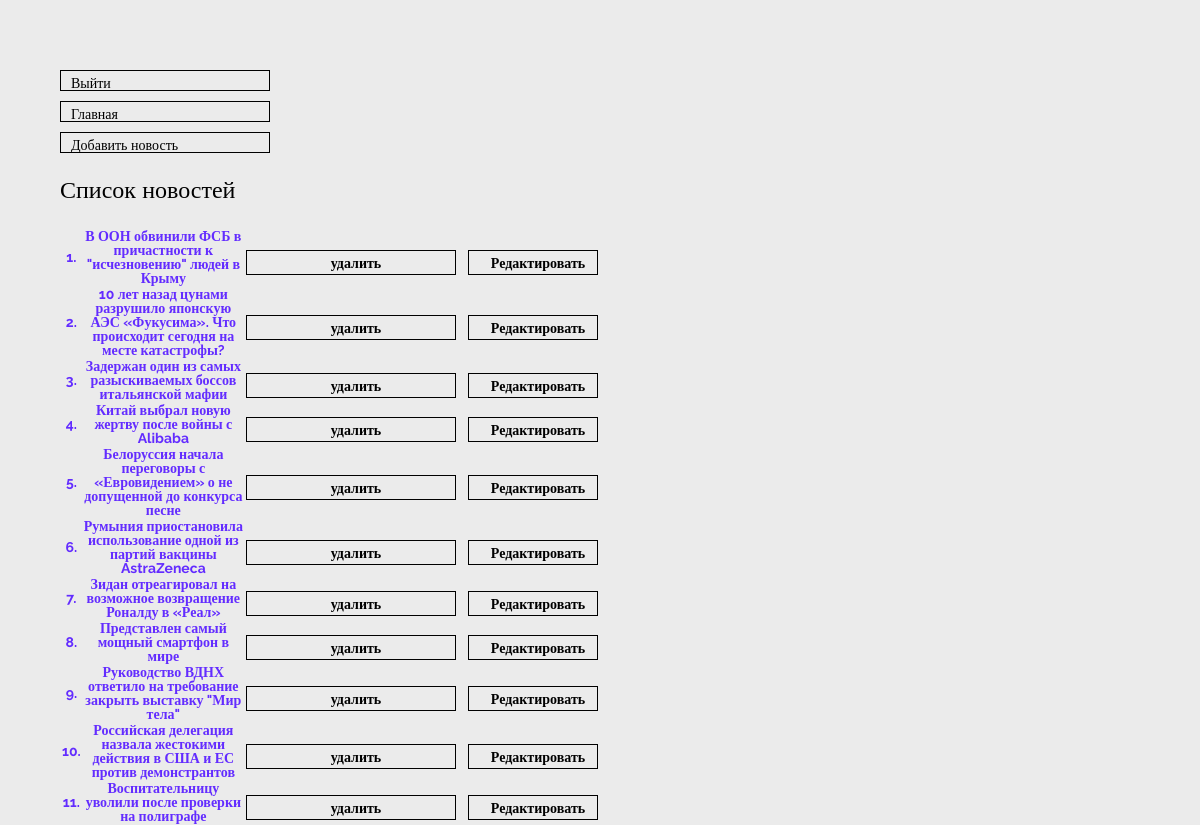
The app's page /admin.php with its own data.
### tables this page shows
CREATE TABLE `news` (
  `news_id` int(10) UNSIGNED NOT NULL,
  `category` int(11) NOT NULL,
  `heading` varchar(255) NOT NULL,
  `img` text NOT NULL,
  `text` text NOT NULL,
  `date` date NOT NULL
);

### admin.php (the view, shortened to what this page needs)
<!DOCTYPE html>
<html lang="ru">
<head>
    <link rel="stylesheet" href="css/style.css" />
    <link rel="stylesheet" href="css/admin.css" />
</head>
<body>
<div class="wrapper">
    <a href="exit.php">Выйти</a>
    <a href="index.php">Главная</a>
    <a href="add_news.php">Добавить новость</a>
    <h1>Список новостей</h1>
    <table style="border: 0px">
    <?php
    require 'link.php';
    $news = $mysql->query("SELECT * FROM `news`");
    for($number = 1;$row=$news->fetch_array();$number++)
    {
        echo "<tr>"."<th>".$number ."."."</th>"."<th>".$row['heading']."</th>"."<th>". '<a style="display: inline-block;" href="?del='.$row['news_id'].'">удалить</a>'."</th>"."<th>". '<a style="display: inline-block;margin-left: 10px; width:130px;" href="update_news.php?news_id='.$row['news_id'].'&heading='.$row['heading'].'">Редактировать</a>'."</th></tr>";
    }
    ?>
    </table>
</div>
</body>
</html>

### css/style.css (style rules this page uses)
* { padding: 0; margin: 0; border: 0; }
*,*:before,*:after { -moz-box-sizing: border-box; -webkit-box-sizing: border-box; box-sizing: border-box; }
html,body { height: 100%; width: 100%; font-size: 100%; line-height: 1; font-size: 14px; -ms-text-size-adjust: 100%; -moz-text-size-adjust: 100%; -webkit-text-size-adjust: 100%; }
a, a:visited { text-decoration: none; }
h1,h2,h3,h4,h5,h6 { font-size:inherit;font-weight: 400; }
body { background-color: #ebebeb; height: 100%; }
.wrapper { display: flex; flex-direction: column; height: 100%; }

### css/admin.css (style rules this page uses)
html { padding: 5% 5% 10% 5%; font-family: Raleway; }
a { padding: 5px 0 0 10px; color: black; text-decoration: none; display: block; margin-top: 10px; width: 210px; height: 25px; border: 1px solid black; }
h1 { font-size: 24px; color: black; margin-top: 25px; margin-bottom: 25px; }
table { width: 50%; }

### records on screen
news: heading "В ООН обвинили ФСБ в причастности к \"исчезновению\" людей в Крыму"
news: heading "10 лет назад цунами разрушило японскую АЭС «Фукусима». Что происходит сегодня на месте катастрофы?"
news: heading "Задержан один из самых разыскиваемых боссов итальянской мафии"
news: heading "Китай выбрал новую жертву после войны с Alibaba"
news: heading "Белоруссия начала переговоры с «Евровидением» о не допущенной до конкурса песне"
news: heading "Румыния приостановила использование одной из партий вакцины AstraZeneca"
news: heading "Зидан отреагировал на возможное возвращение Роналду в «Реал»"
news: heading "Представлен самый мощный смартфон в мире"
news: heading "Руководство ВДНХ ответило на требование закрыть выставку \"Мир тела\""
news: heading "Российская делегация назвала жестокими действия в США и ЕС против демонстрантов"
news: heading "Воспитательницу уволили после проверки на полиграфе"
